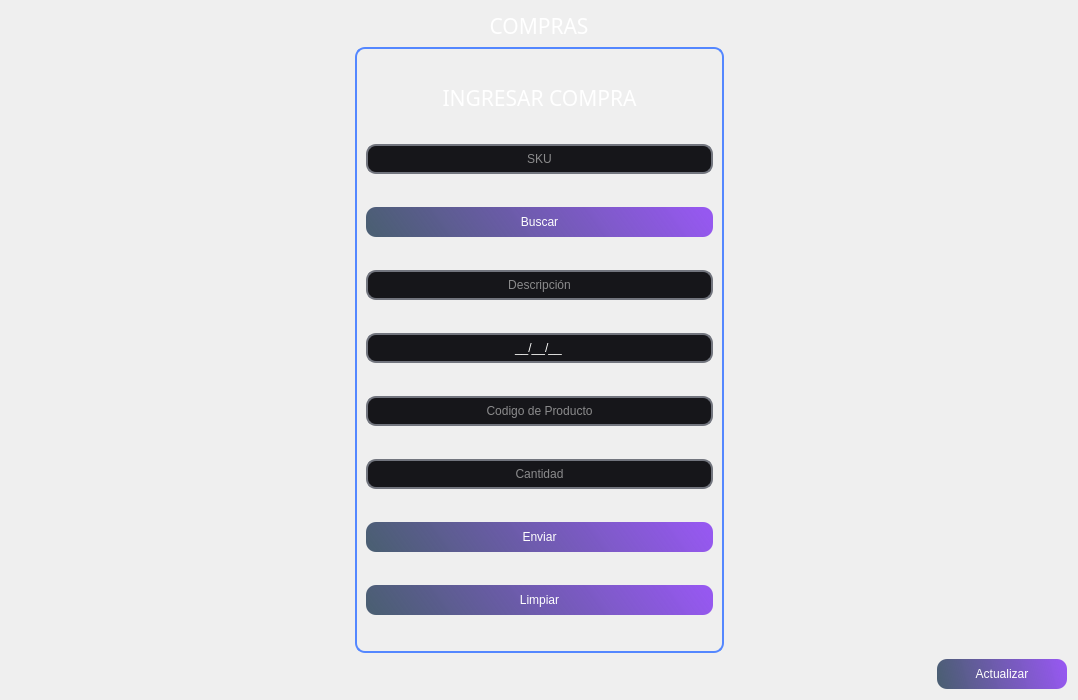
            <widget class="QWidget" name="page_compras">
             <property name="styleSheet">
              <string notr="true"/>
             </property>
             <layout class="QGridLayout" name="gridLayout_4">
              <item row="1" column="0">
               <spacer name="horizontalSpacer_6">
                <property name="orientation">
                 <enum>Qt::Horizontal</enum>
                </property>
                <property name="sizeHint" stdset="0">
                 <size>
                  <width>338</width>
                  <height>20</height>
                 </size>
                </property>
               </spacer>
              </item>
              <item row="2" column="2">
               <spacer name="horizontalSpacer_7">
                <property name="orientation">
                 <enum>Qt::Horizontal</enum>
                </property>
                <property name="sizeHint" stdset="0">
                 <size>
                  <width>337</width>
                  <height>20</height>
                 </size>
                </property>
               </spacer>
              </item>
              <item row="1" column="1" rowspan="3">
               <widget class="QFrame" name="frame_busquedadeusuarios_6">
                <property name="minimumSize">
                 <size>
                  <width>369</width>
                  <height>606</height>
                 </size>
                </property>
                <property name="maximumSize">
                 <size>
                  <width>369</width>
                  <height>670</height>
                 </size>
                </property>
                <property name="styleSheet">
                 <string notr="true">QLineEdit{
background-color: rgb(22, 22, 26);
border-radius: 10px;
font: 12pt &quot;SansSerif&quot;;
color: rgb(255, 255, 254);
border: 2px solid rgb(114, 117, 126);}

QLineEdit:hover{
background-color: rgb(22, 22, 26);
border-radius: 10px;
font: 12pt &quot;Sans Serif&quot;;
border: 2px solid rgb(44, 182, 125); }

QLineEdit:focus {
background-color: rgb(1, 1, 1);
border-radius:10px;
font: 12pt &quot;Sans Serif&quot;;
border: 2px solid rgb(127, 90, 240);
}

QPushButton{
background-color: qlineargradient(spread:reflect, x1:0, y1:0.562273, x2:1, y2:0.5, stop:0 rgba(11, 38, 67, 184), stop: 1 rgba(150, 88, 240, 255));
border-radius: 10px;
font: 12pt &quot;Sans Serif&quot;;
color: rgb(255, 255, 254); }

QPushButton:hover{
background-color: qlineargradient(spread:reflect, x1:0, y1:0.562273, x2:0.949, y2:0.545455, stop: 0 rgba(11, 38, 67, 184), stop:1 rgba(88, 240, 171, 255));
border-radius:10px;
font: 12pt &quot;Sans Serif&quot;;
color: rgb(255, 255, 254);
}

QComboBox{
background-color: rgb(22, 22, 26);
border-radius: 10px;
font: 12pt &quot;SansSerif&quot;;
color: rgb(255, 255, 254);
border: 2px solid rgb(114, 117, 126);}

QComboBox:hover{
background-color: rgb(22, 22, 26);
border-radius: 10px;
font: 12pt &quot;Sans Serif&quot;;
border: 2px solid rgb(44, 182, 125); }

QFrame{
border-radius: 10px;
border: 2px solid rgb(84, 135, 255)
}




</string>
                </property>
                <property name="frameShape">
                 <enum>QFrame::StyledPanel</enum>
                </property>
                <property name="frameShadow">
                 <enum>QFrame::Raised</enum>
                </property>
                <layout class="QVBoxLayout" name="verticalLayout_5">
                 <item>
                  <widget class="QLabel" name="label_ingresarcompra">
                   <property name="maximumSize">
                    <size>
                     <width>16777215</width>
                     <height>26</height>
                    </size>
                   </property>
                   <property name="font">
                    <font>
                     <family>Impact</family>
                     <pointsize>16</pointsize>
                    </font>
                   </property>
                   <property name="styleSheet">
                    <string notr="true">color: rgb(255, 255, 255);

border-radius: 0px;

border:0px;</string>
                   </property>
                   <property name="text">
                    <string>INGRESAR COMPRA</string>
                   </property>
                   <property name="alignment">
                    <set>Qt::AlignCenter</set>
                   </property>
                  </widget>
                 </item>
                 <item>
                  <widget class="QLineEdit" name="lineEdit_sku_ingresarcompra">
                   <property name="minimumSize">
                    <size>
                     <width>200</width>
                     <height>30</height>
                    </size>
                   </property>
                   <property name="alignment">
                    <set>Qt::AlignCenter</set>
                   </property>
                   <property name="placeholderText">
                    <string>SKU</string>
                   </property>
                  </widget>
                 </item>
                 <item>
                  <widget class="QPushButton" name="pushButton_buscar_ingresarcompra">
                   <property name="minimumSize">
                    <size>
                     <width>130</width>
                     <height>30</height>
                    </size>
                   </property>
                   <property name="text">
                    <string>Buscar</string>
                   </property>
                  </widget>
                 </item>
                 <item>
                  <widget class="QLineEdit" name="lineEdit_descripicion_ingresarcompra">
                   <property name="minimumSize">
                    <size>
                     <width>0</width>
                     <height>30</height>
                    </size>
                   </property>
                   <property name="alignment">
                    <set>Qt::AlignCenter</set>
                   </property>
                   <property name="placeholderText">
                    <string>Descripción</string>
                   </property>
                  </widget>
                 </item>
                 <item>
                  <widget class="QLineEdit" name="lineEdit_fecha_ingresarcompra">
                   <property name="minimumSize">
                    <size>
                     <width>200</width>
                     <height>30</height>
                    </size>
                   </property>
                   <property name="inputMask">
                    <string>99/99/99;_</string>
                   </property>
                   <property name="text">
                    <string comment="DD/MM/AA" extracomment="DD/MM/AA">//</string>
                   </property>
                   <property name="maxLength">
                    <number>8</number>
                   </property>
                   <property name="frame">
                    <bool>true</bool>
                   </property>
                   <property name="cursorPosition">
                    <number>8</number>
                   </property>
                   <property name="alignment">
                    <set>Qt::AlignCenter</set>
                   </property>
                   <property name="placeholderText">
                    <string comment="DD/MM/AA" extracomment="DD/MM/AA">DD/MM/AA</string>
                   </property>
                   <property name="cursorMoveStyle">
                    <enum>Qt::LogicalMoveStyle</enum>
                   </property>
                  </widget>
                 </item>
                 <item>
                  <widget class="QLineEdit" name="lineEdit_cod_ingresarcompra">
                   <property name="minimumSize">
                    <size>
                     <width>0</width>
                     <height>30</height>
                    </size>
                   </property>
                   <property name="alignment">
                    <set>Qt::AlignCenter</set>
                   </property>
                   <property name="placeholderText">
                    <string>Codigo de Producto</string>
                   </property>
                  </widget>
                 </item>
                 <item>
                  <widget class="QLineEdit" name="lineEdit_cant_ingresarcompra">
                   <property name="minimumSize">
                    <size>
                     <width>0</width>
                     <height>30</height>
                    </size>
                   </property>
                   <property name="alignment">
                    <set>Qt::AlignCenter</set>
                   </property>
                   <property name="placeholderText">
                    <string>Cantidad</string>
                   </property>
                  </widget>
                 </item>
                 <item>
                  <widget class="QPushButton" name="pushButton_enviar_2">
                   <property name="minimumSize">
                    <size>
                     <width>130</width>
                     <height>30</height>
                    </size>
                   </property>
                   <property name="text">
                    <string>Enviar</string>
                   </property>
                  </widget>
                 </item>
                 <item>
                  <widget class="QPushButton" name="pushButton_limpiar_2">
                   <property name="minimumSize">
                    <size>
                     <width>130</width>
                     <height>30</height>
                    </size>
                   </property>
                   <property name="styleSheet">
                    <string notr="true">QPushButton:hover{
background-color: qlineargradient(spread:pad, x1:0, y1:0, x2:1, y2:0, stop:0 rgba(0, 0, 0, 255), stop:0.727273 rgba(142, 19, 16, 255));
border-radius:10px;
font: 12pt &quot;Sans Serif&quot;;
color: rgb(255, 255, 254);
}</string>
                   </property>
                   <property name="text">
                    <string>Limpiar</string>
                   </property>
                  </widget>
                 </item>
                </layout>
               </widget>
              </item>
              <item row="0" column="0" colspan="3">
               <widget class="QLabel" name="label_stock_danados">
                <property name="font">
                 <font>
                  <family>Impact</family>
                  <pointsize>16</pointsize>
                 </font>
                </property>
                <property name="styleSheet">
                 <string notr="true">color: rgb(255, 255, 255);</string>
                </property>
                <property name="text">
                 <string>COMPRAS</string>
                </property>
                <property name="alignment">
                 <set>Qt::AlignCenter</set>
                </property>
               </widget>
              </item>
              <item row="4" column="0" colspan="3">
               <layout class="QHBoxLayout" name="horizontalLayout_10">
                <item>
                 <spacer name="horizontalSpacer_14">
                  <property name="orientation">
                   <enum>Qt::Horizontal</enum>
                  </property>
                  <property name="sizeHint" stdset="0">
                   <size>
                    <width>40</width>
                    <height>20</height>
                   </size>
                  </property>
                 </spacer>
                </item>
                <item>
                 <widget class="QPushButton" name="pushButton_refrescar_stock_danados">
                  <property name="minimumSize">
                   <size>
                    <width>130</width>
                    <height>30</height>
                   </size>
                  </property>
                  <property name="styleSheet">
                   <string notr="true">
QPushButton{
background-color: qlineargradient(spread:reflect, x1:0, y1:0.562273, x2:1, y2:0.5, stop:0 rgba(11, 38, 67, 184), stop: 1 rgba(150, 88, 240, 255));
border-radius: 10px;
font: 12pt &quot;Sans Serif&quot;;
color: rgb(255, 255, 254); }

QPushButton:hover{
background-color: qlineargradient(spread:reflect, x1:0, y1:0.562273, x2:0.949, y2:0.545455, stop: 0 rgba(11, 38, 67, 184), stop:1 rgba(88, 240, 171, 255));
border-radius:10px;
font: 12pt &quot;Sans Serif&quot;;
color: rgb(255, 255, 254);
}</string>
                  </property>
                  <property name="text">
                   <string>Actualizar</string>
                  </property>
                 </widget>
                </item>
               </layout>
              </item>
             </layout>
            </widget>
